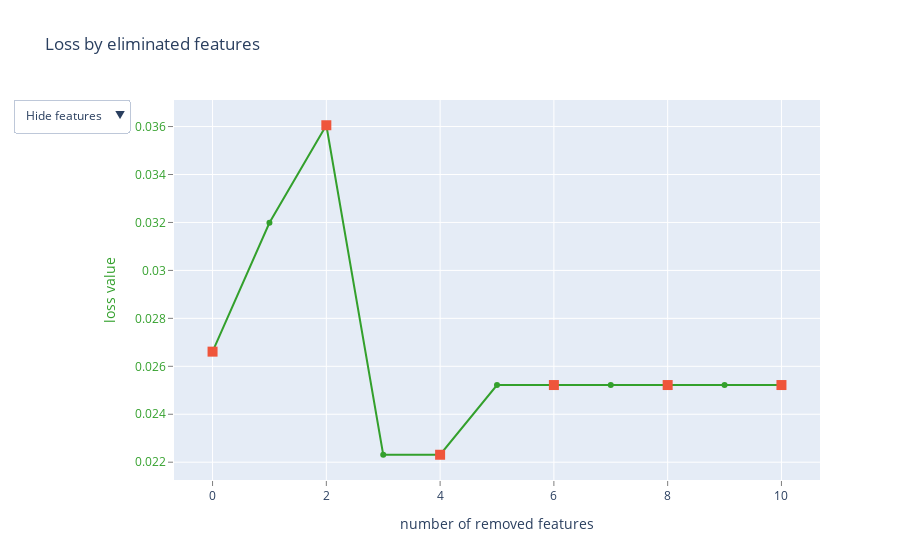

Here is the notebook cell this chart was saved with:
### Code cell
%%time

# выполняем отбор признаков
shap_summary = catboost_select_features(
    algorithm=EFeaturesSelectionAlgorithm.RecursiveByShapValues, 
    steps=5
)

### Figure 1 — Plotly figure (JSON) as saved in the notebook; plotly's stock layout.template omitted (floating-point values rounded to 4 significant figures)
{"data": [{"line": {"color": "rgb(51,160,44)"}, "mode": "lines+markers", "name": "", "text": ["", "total_seconds", "sec_btw_lag_2", "cumtime_at_route_per_day", "hour", "probability_gate_id", "daily_gate_pass_count", "is_weekend", "gate_id_1", "gate_id_2", "gate_id_lag_5"], "type": "scatter", "x": [0, 1, 2, 3, 4, 5, 6, 7, 8, 9, 10], "y": [0.02661, 0.03198, 0.03605, 0.02231, 0.02231, 0.02522, 0.02522, 0.02522, 0.02522, 0.02522, 0.02522]}, {"marker": {"size": 10, "symbol": "square"}, "mode": "markers", "name": "", "text": ["", "sec_btw_lag_2", "hour", "daily_gate_pass_count", "gate_id_1", "gate_id_lag_5"], "type": "scatter", "x": [0, 2, 4, 6, 8, 10], "y": [0.02661, 0.03605, 0.02231, 0.02522, 0.02522, 0.02522]}, {"mode": "text", "name": "", "text": ["", "31", "45", "59", "1", "35", "34", "5", "11", "13", "18"], "textfont": {"color": "rgb(51,160,44)", "family": "sans serif", "size": 18}, "textposition": "bottom center", "type": "scatter", "visible": false, "x": [0, 1, 2, 3, 4, 5, 6, 7, 8, 9, 10], "y": [0.02661, 0.03198, 0.03605, 0.02231, 0.02231, 0.02522, 0.02522, 0.02522, 0.02522, 0.02522, 0.02522]}, {"mode": "text", "name": "", "text": ["", "total_seconds", "sec_btw_lag_2", "cumtime_at_route_per_day", "hour", "probability_gate_id", "daily_gate_pass_count", "is_weekend", "gate_id_1", "gate_id_2", "gate_id_lag_5"], "textfont": {"color": "rgb(51,160,44)", "family": "sans serif", "size": 18}, "textposition": "bottom center", "type": "scatter", "visible": false, "x": [0, 1, 2, 3, 4, 5, 6, 7, 8, 9, 10], "y": [0.02661, 0.03198, 0.03605, 0.02231, 0.02231, 0.02522, 0.02522, 0.02522, 0.02522, 0.02522, 0.02522]}], "layout": {"showlegend": false, "title": {"text": "Loss by eliminated features"}, "updatemenus": [{"active": 0, "buttons": [{"args": [{"visible": [true, true, false, false]}], "label": "Hide features", "method": "update"}, {"args": [{"visible": [true, true, true, false]}], "label": "Show indices", "method": "update"}, {"args": [{"visible": [true, true, false, true]}], "label": "Show names", "method": "update"}], "pad": {"r": 10, "t": 10}, "showactive": true, "x": -0.25, "xanchor": "left", "y": 1.03, "yanchor": "top"}], "xaxis": {"gridcolor": "rgb(255,255,255)", "showgrid": true, "showline": false, "showticklabels": true, "tickcolor": "rgb(127,127,127)", "ticks": "outside", "title": {"text": "number of removed features"}, "zeroline": false}, "yaxis": {"gridcolor": "rgb(255,255,255)", "showgrid": true, "showline": false, "showticklabels": true, "tickcolor": "rgb(127,127,127)", "tickfont": {"color": "rgb(51,160,44)"}, "ticks": "outside", "title": {"font": {"color": "rgb(51,160,44)"}, "text": "loss value"}, "zeroline": false}}}
